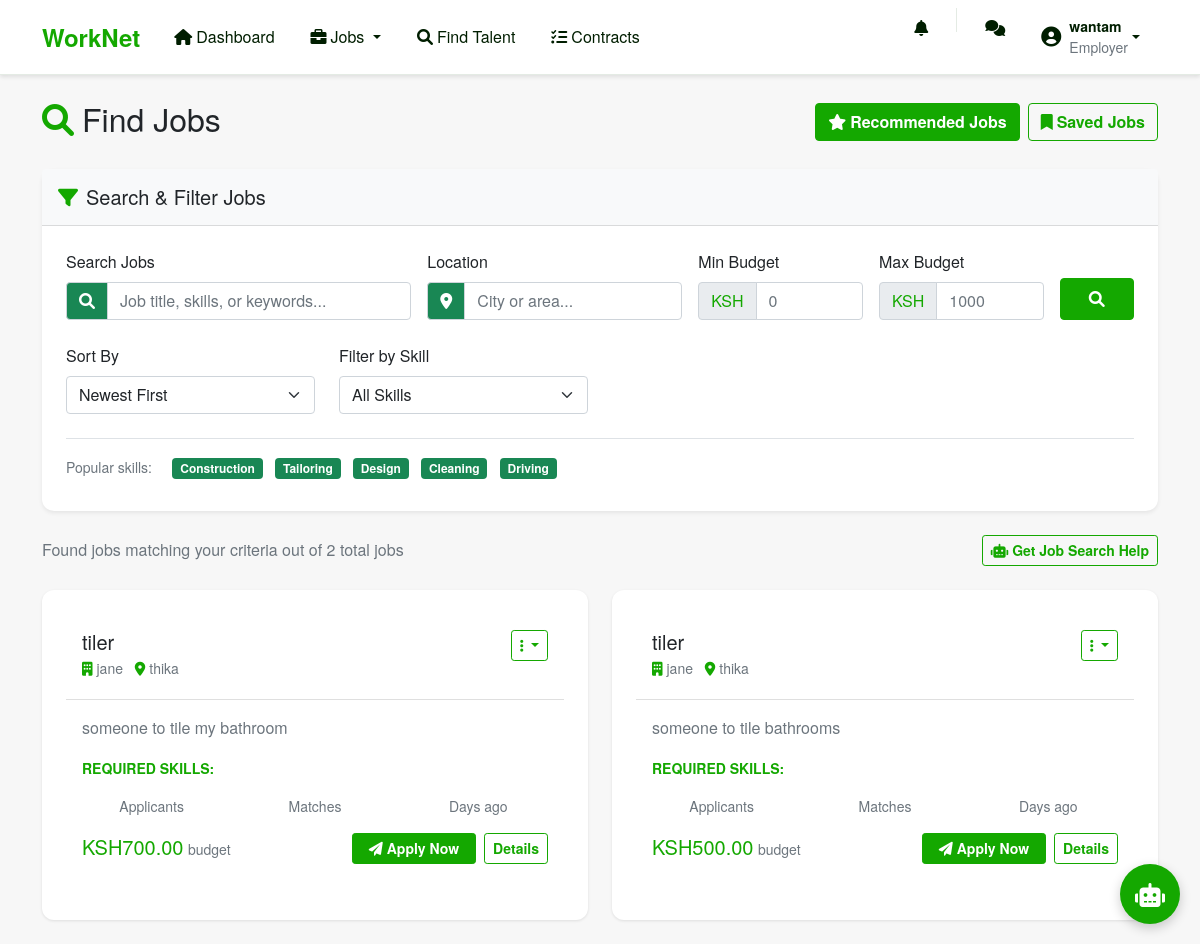
The app's page /jobs/search/ (signed in), older data.
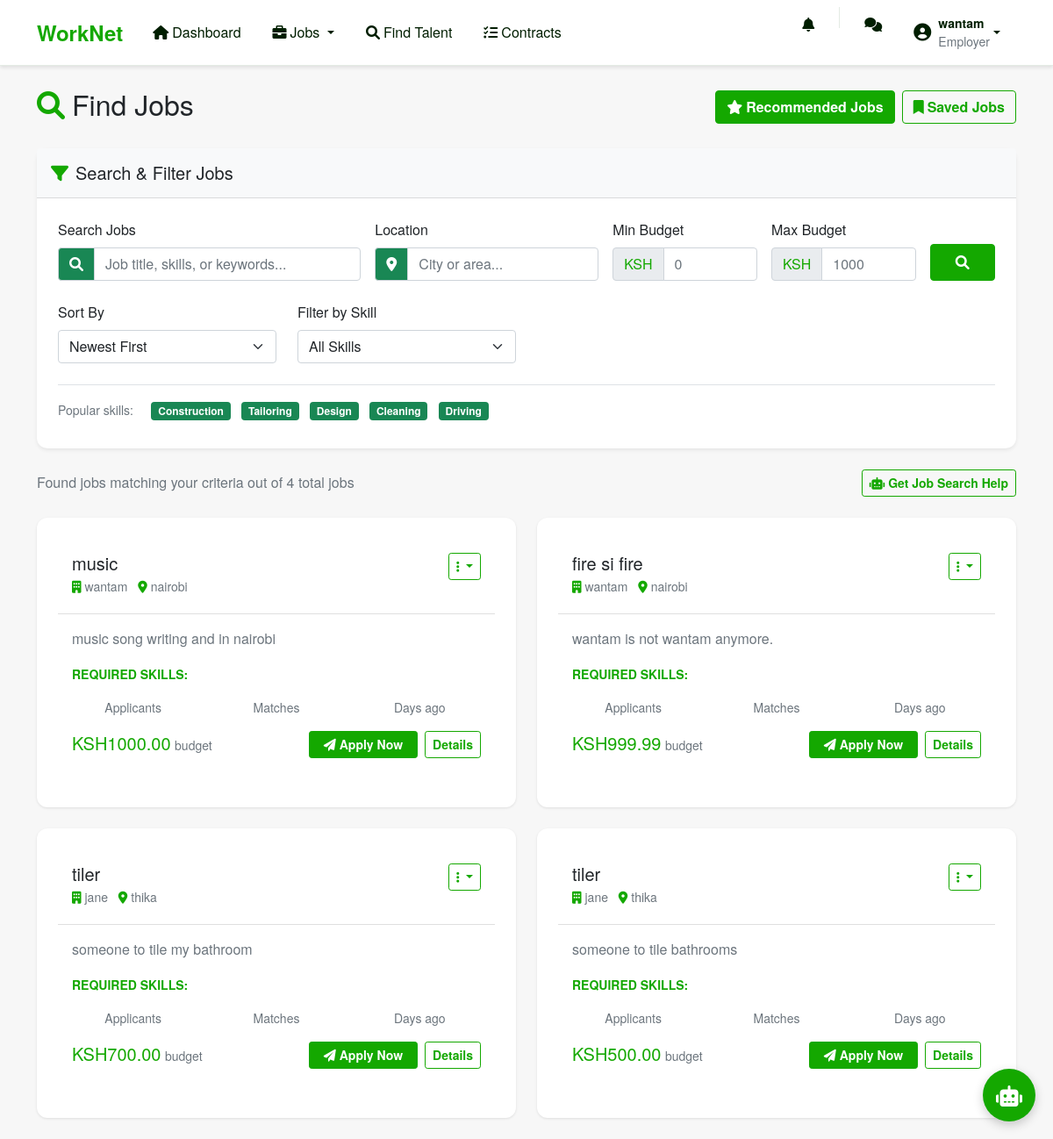
The same page, newer data.
### matcher/models.py (models this page shows, shortened)
class JobRequest(models.Model):
    JOB_STATUS = (
        ('open', 'Open'),
        ('in_progress', 'In Progress'),
        ('completed', 'Completed'),
        ('cancelled', 'Cancelled'),
    )
    employer = models.ForeignKey(WorkerProfile, on_delete=models.CASCADE, limit_choices_to={'user_type': 'employer'})
    title = models.CharField(max_length=200)
    description = models.TextField()
    required_skills = models.ManyToManyField(Skill)
    location = models.CharField(max_length=255)
    latitude = models.FloatField(null=True, blank=True)
    longitude = models.FloatField(null=True, blank=True)
    budget = models.DecimalField(max_digits=10, decimal_places=2, null=True, blank=True)
    status = models.CharField(max_length=20, choices=JOB_STATUS, default='open')
    assigned_worker = models.ForeignKey(WorkerProfile, on_delete=models.SET_NULL, null=True, blank=True, related_name='assigned_jobs')
    worker_completion_date = models.DateTimeField(null=True, blank=True)
    employer_approval_date = models.DateTimeField(null=True, blank=True)
    worker_signature = models.TextField(blank=True)
    employer_signature = models.TextField(blank=True)
    completed_successfully = models.BooleanField(default=False)
    created_at = models.DateTimeField(auto_now_add=True)
    updated_at = models.DateTimeField(auto_now=True)

class WorkerProfile(models.Model):
    USER_TYPES = (
        ('worker', 'Worker'),
        ('employer', 'Employer'),
        ('admin', 'Admin'),
    )
    user = models.OneToOneField(User, on_delete=models.CASCADE)
    user_type = models.CharField(max_length=10, choices=USER_TYPES, default='worker')
    bio = models.TextField(blank=True, default='')
    location = models.CharField(max_length=255, default='Unknown')
    latitude = models.FloatField(null=True, blank=True)
    longitude = models.FloatField(null=True, blank=True)
    skills_description = models.TextField(blank=True, default='')
    extracted_skills = models.ManyToManyField(Skill, through='WorkerSkill', blank=True)
    hourly_rate = models.DecimalField(max_digits=8, decimal_places=2, null=True, blank=True)
    is_approved = models.BooleanField(default=False)
    reliability_score = models.FloatField(default=3.0, validators=[MinValueValidator(0.0), MaxValueValidator(5.0)])
    created_at = models.DateTimeField(auto_now_add=True)
    updated_at = models.DateTimeField(auto_now=True)

### matcher/views.py (the view)
# urls.py: path('jobs/search/', JobSearchView.as_view(), name='job_search'),
class JobSearchView(LoginRequiredMixin, ListView):
    model = JobRequest
    template_name = 'jobs/job_search.html'
    context_object_name = 'jobs'
    paginate_by = 12
    def get_queryset(self):
        queryset = JobRequest.objects.filter(status='open').select_related('employer__user').prefetch_related('required_skills')
        search_query = self.request.GET.get('q')
        if search_query:
            queryset = queryset.filter(
                Q(title__icontains=search_query) |
                Q(description__icontains=search_query) |
                Q(required_skills__name__icontains=search_query)
            ).distinct()
        location = self.request.GET.get('location')
        if location:
            queryset = queryset.filter(location__icontains=location)
        min_budget = self.request.GET.get('min_budget')
        max_budget = self.request.GET.get('max_budget')
        if min_budget:
            queryset = queryset.filter(budget__gte=min_budget)
        if max_budget:
            queryset = queryset.filter(budget__lte=max_budget)
        skill = self.request.GET.get('skill')
        if skill:
            queryset = queryset.filter(required_skills__name__icontains=skill).distinct()
        sort = self.request.GET.get('sort', 'newest')
        if sort == 'budget_high':
            queryset = queryset.order_by('-budget')
        elif sort == 'budget_low':
            queryset = queryset.order_by('budget')
        else:  # newest first
            queryset = queryset.order_by('-created_at')
        return queryset
    def get_context_data(self, **kwargs):
        context = super().get_context_data(**kwargs)
        context['skills'] = Skill.objects.all()
        context['total_jobs'] = JobRequest.objects.filter(status='open').count()
        if self.request.user.is_authenticated and hasattr(self.request.user, 'workerprofile'):
            applied_jobs = JobApplication.objects.filter(
                worker=self.request.user.workerprofile
            ).values_list('job_id', flat=True)
            context['applied_job_ids'] = list(applied_jobs)
        return context

### matcher/templates/jobs/job_search.html (shortened to what the changed rows need)
{% extends 'base.html' %}
{% block content %}
<div class="row">
    <div class="col-12">
        <div class="d-flex justify-content-between align-items-center mb-4">
            <h2 class="text-dark">
                <i class="fas fa-search me-2 text-success"></i>Find Jobs
            </h2>
        </div>
        <div class="d-flex justify-content-between align-items-center mb-4">
            <p class="text-muted mb-0">
                Found <strong class="text-success">{{ jobs.paginator.count }}</strong> jobs matching your criteria
                {% if total_jobs %} out of {{ total_jobs }} total jobs{% endif %}
            </p>
            <div class="d-flex gap-2">
                <a href="{% url 'chatbot' %}" class="btn btn-sm btn-outline-success">
                </a>
            </div>
        </div>
        <div class="row">
            {% for job in jobs %}
            <div class="col-md-6 mb-4">
                <div class="card h-100 job-card border-0 rounded-3">
                    <div class="card-header bg-transparent d-flex justify-content-between align-items-start py-3">
                        <div class="flex-grow-1">
                            <h5 class="card-title mb-1">
                                <a href="{% url 'job_detail' job.id %}" class="text-decoration-none text-dark">
                                    {{ job.title }}
                                </a>
                            </h5>
                            <p class="text-muted mb-1 small">
                                <i class="fas fa-building me-1 text-success"></i>{{ job.employer.user.username }}
                                <i class="fas fa-map-marker-alt ms-2 me-1 text-success"></i>{{ job.location }}
                            </p>
                        </div>
                        <div class="dropdown">
                            <button class="btn btn-sm btn-outline-success dropdown-toggle"
                                    type="button" data-bs-toggle="dropdown">
                                <i class="fas fa-ellipsis-v"></i>
                            </button>
                        </div>
                    </div>
                    <div class="card-body">
                        <p class="card-text text-muted mb-3">
                            {{ job.description|truncatewords:30 }}
                        </p>
                        <div class="mb-3">
                            <strong class="small text-success">REQUIRED SKILLS:</strong>
                        </div>
                        <div class="row text-center small mb-3">
                            <div class="col-4">
                                <div class="text-muted">Applicants</div>
                            </div>
                            <div class="col-4">
                                <div class="text-muted">Matches</div>
                            </div>
                            <div class="col-4">
                                <div class="text-muted">Days ago</div>
                            </div>
                        </div>
                        <div class="d-flex justify-content-between align-items-center">
                            <div>
                                <strong class="text-success h5">KSH{{ job.budget }}</strong>
                                <small class="text-muted"> budget</small>
                            </div>
                            <div class="d-flex gap-2">
                                {% if job.id in applied_job_ids %}
                                <span class="badge bg-success rounded-pill px-3 py-2">
                                    <i class="fas fa-check me-1"></i>Applied
                                </span>
                                {% else %}
                                <a href="{% url 'apply_for_job' job.id %}" class="btn btn-success btn-sm px-3">
                                    <i class="fas fa-paper-plane me-1"></i>Apply Now
                                </a>
                                {% endif %}
                                <a href="{% url 'job_detail' job.id %}" class="btn btn-outline-success btn-sm">Details</a>
                            </div>
                        </div>
                    </div>
                </div>
            </div>
            {% endfor %}
        </div>
    </div>
</div>
{% endblock %}

Row changes from the older to the newer data that the page shows:
added JobRequest: title "music", employer.user.username "wantam", location "nairobi", description "music song writing and in nairobi", budget "1000.00", shows "Apply Now"
added JobRequest: title "fire si fire", employer.user.username "wantam", location "nairobi", description "wantam is not wantam anymore.", budget "999.99", shows "Apply Now"
Text that changed along with them:
{{ total_jobs }}: "2" → "4"
